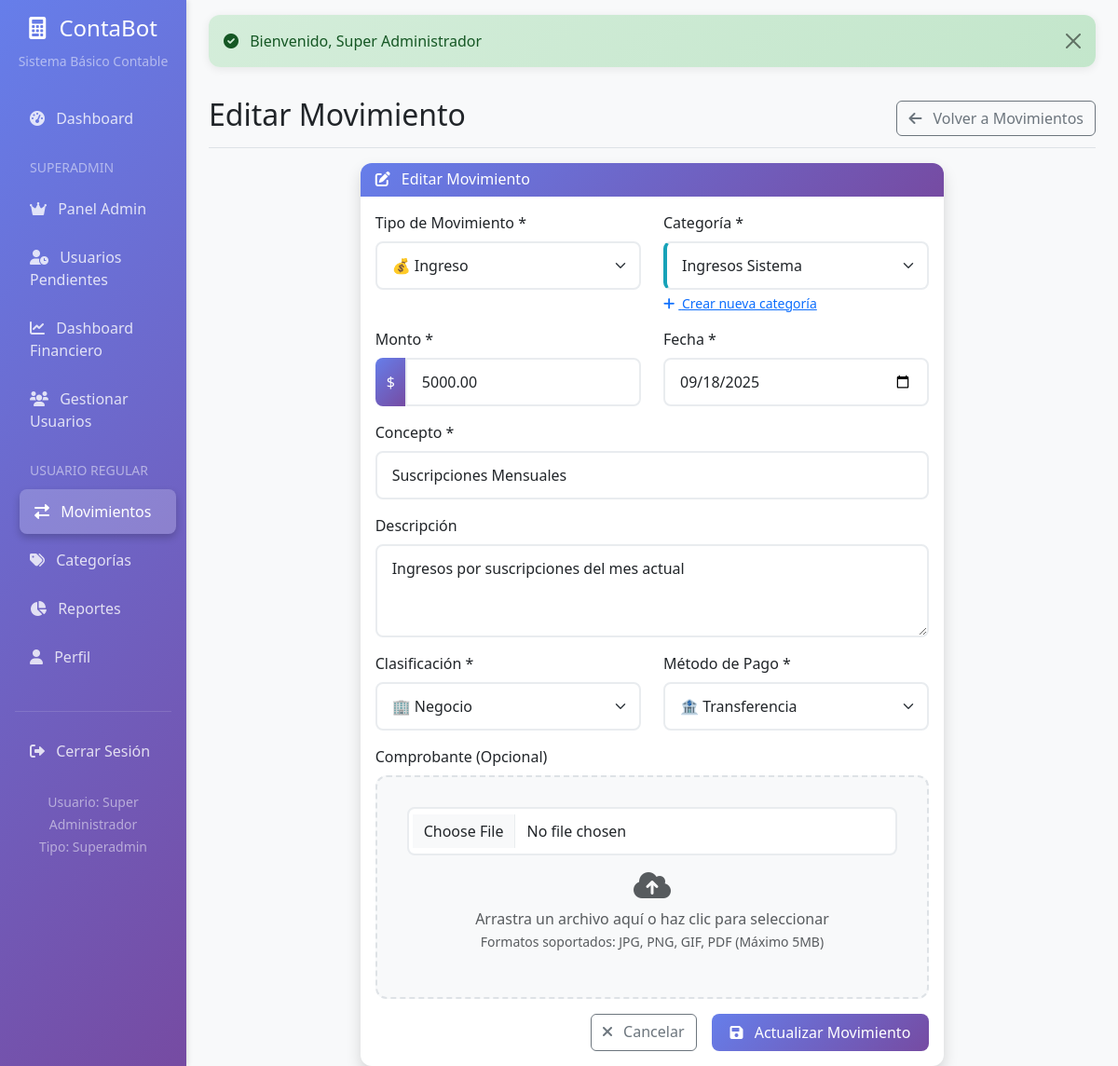
The app's page /movements/edit/1 (signed in) with its own data.
### tables this page shows
CREATE TABLE movements (
    id INT AUTO_INCREMENT PRIMARY KEY,
    user_id INT NOT NULL,
    category_id INT NOT NULL,
    type VARCHAR(10) NOT NULL,  
    amount DECIMAL(10,2) NOT NULL,
    concept VARCHAR(255) NOT NULL,
    description TEXT,
    movement_date DATE NOT NULL,
    classification VARCHAR(20) NOT NULL,  
    payment_method VARCHAR(20) DEFAULT 'cash',  
    receipt_file VARCHAR(255),
    is_billed TINYINT(1) DEFAULT 0,
    created_at DATETIME DEFAULT CURRENT_TIMESTAMP,
    updated_at DATETIME DEFAULT CURRENT_TIMESTAMP ON UPDATE CURRENT_TIMESTAMP,
    FOREIGN KEY (user_id) REFERENCES users(id) ON DELETE CASCADE,
    FOREIGN KEY (category_id) REFERENCES categories(id) ON DELETE RESTRICT
);

CREATE TABLE categories (
    id INT AUTO_INCREMENT PRIMARY KEY,
    user_id INT NOT NULL,
    name VARCHAR(255) NOT NULL,
    description TEXT,
    color VARCHAR(7) DEFAULT '#007bff',
    created_at DATETIME DEFAULT CURRENT_TIMESTAMP,
    FOREIGN KEY (user_id) REFERENCES users(id) ON DELETE CASCADE
);

### controllers/MovementController.php (called while the page is built, shortened)
<?php
require_once 'BaseController.php';
class MovementController extends BaseController {
    private $movementModel;
    private $categoryModel;
    public function __construct() {
        $this->movementModel = new Movement($this->db);
        $this->categoryModel = new Category($this->db);
    }
    public function edit($id = null) {
        $userId = $_SESSION['user_id'];
        $movement = $this->movementModel->getById($id, $userId);
        $categories = $this->categoryModel->getUserCategories($userId);
        $data = [
            'title' => 'Editar Movimiento - ContaBot',
            'movement' => $movement,
            'categories' => $categories,
            'flash' => $this->getFlash()
        ];
        $this->viewWithLayout('movements/edit', $data);
    }
}
?>

### public/index.php (called while the page is built, shortened)
<?php
require_once '../config/config.php';
$url = '';
if (isset($_GET['url'])) {
    $url = $_GET['url'];
} else {
    $requestUri = $_SERVER['REQUEST_URI'] ?? '';
    $url = trim(parse_url($requestUri, PHP_URL_PATH), '/');
}
$url = rtrim($url, '/');
$url = filter_var($url, FILTER_SANITIZE_URL);
$urlParts = $url ? explode('/', $url) : ['dashboard'];
$action = isset($urlParts[1]) ? $urlParts[1] : 'index';
$params = array_slice($urlParts, 2);
$controller = new $controllerClass();
$method = $action;
try {
    call_user_func_array([$controller, $method], $params);
} catch (Exception $e) {
    http_response_code(500);
    echo "500 - Internal Server Error";
    if (ini_get('display_errors')) {
        echo "<br>Error: " . $e->getMessage();
    }
}
?>

### config/config.php (called while the page is built, shortened)
<?php
require_once ROOT_PATH . '/config/database.php';
function autoload($className) {
    $paths = [
        ROOT_PATH . '/models/' . $className . '.php',
        ROOT_PATH . '/controllers/' . $className . '.php'
    ];
    foreach ($paths as $path) {
        if (file_exists($path)) {
            return;
        }
    }
}
?>

### config/database.php (called while the page is built, shortened)
<?php
class Database {
    private $host = 'localhost';
    private $db_name = 'ejercito_contabot';
    private $username = 'ejercito_contabot';
    private $password = 'Danjohn007!';
    private $charset = 'utf8mb4';
    public function getConnection() {
        $this->conn = null;
        try {
            $dsn = "mysql:host=" . $this->host . ";dbname=" . $this->db_name . ";charset=" . $this->charset;
            $this->conn = new PDO($dsn, $this->username, $this->password);
            $this->conn->setAttribute(PDO::ATTR_ERRMODE, PDO::ERRMODE_EXCEPTION);
            $this->conn->setAttribute(PDO::ATTR_DEFAULT_FETCH_MODE, PDO::FETCH_ASSOC);
        } catch(PDOException $exception) {
            echo "Connection error: " . $exception->getMessage();
            return $this->getSQLiteConnection();
        }
        return $this->conn;
    }
    private function canConnectToMySQL() {
        try {
            return true;
        } catch(PDOException $e) {
            return false;
        }
    }
}
?>

### models/Movement.php (called while the page is built, shortened)
<?php
class Movement {
    private $conn;
    public function __construct($db) {
        $this->conn = $db;
    }
    public function getById($id, $userId = null) {
        $query = "SELECT m.*, c.name as category_name, c.color as category_color
                  FROM movements m
                  LEFT JOIN categories c ON m.category_id = c.id
                  WHERE m.id = ?";
        $params = [$id];
        if ($userId) {
            $query .= " AND m.user_id = ?";
            $params[] = $userId;
        }
        $stmt = $this->conn->prepare($query);
        $stmt->execute($params);
        return $stmt->fetch();
    }
}
?>

### models/Category.php (called while the page is built, shortened)
<?php
class Category {
    private $conn;
    public function __construct($db) {
        $this->conn = $db;
    }
    public function getUserCategories($userId) {
        $query = "SELECT * FROM categories WHERE user_id = ? ORDER BY name ASC";
        $stmt = $this->conn->prepare($query);
        $stmt->execute([$userId]);
        return $stmt->fetchAll();
    }
}
?>

### views/movements/edit.php (the view, shortened to what this page needs)
<div class="d-flex justify-content-between flex-wrap flex-md-nowrap align-items-center pt-3 pb-2 mb-3 border-bottom">
    <h1 class="h2">Editar Movimiento</h1>
    <div class="btn-toolbar mb-2 mb-md-0">
        <a href="<?php echo BASE_URL; ?>movements" class="btn btn-outline-secondary">
            <i class="fas fa-arrow-left me-2"></i>
            Volver a Movimientos
        </a>
    </div>
</div>
<div class="row justify-content-center">
    <div class="col-lg-8">
        <div class="card shadow">
            <div class="card-header">
                <h6 class="m-0 font-weight-bold">
                    <i class="fas fa-edit me-2"></i>
                    Editar Movimiento
                </h6>
            </div>
            <div class="card-body">
                <form method="POST" action="<?php echo BASE_URL; ?>movements/edit/<?php echo $movement['id']; ?>"
                      enctype="multipart/form-data" class="needs-validation" novalidate>
                    <div class="row">
                        <div class="col-md-6 mb-3">
                            <label for="type" class="form-label">Tipo de Movimiento *</label>
                            <select class="form-select" id="type" name="type" required>
                                <option value="income" <?php echo $movement['type'] === 'income' ? 'selected' : ''; ?>>💰 Ingreso</option>
                            </select>
                        </div>
                        <div class="col-md-6 mb-3">
                            <label for="category_id" class="form-label">Categoría *</label>
                            <select class="form-select" id="category_id" name="category_id" required>
                                <?php foreach ($categories as $category): ?>
                                <option value="<?php echo $category['id']; ?>"
                                        data-color="<?php echo $category['color']; ?>"
                                        <?php echo $movement['category_id'] == $category['id'] ? 'selected' : ''; ?>>
                                    <?php echo htmlspecialchars($category['name']); ?>
                                </option>
                                <?php endforeach; ?>
                            </select>
                            <div class="form-text">
                                <a href="<?php echo BASE_URL; ?>categories/create" target="_blank">
                                    <i class="fas fa-plus me-1"></i>
                                    Crear nueva categoría
                                </a>
                            </div>
                        </div>
                    </div>
                    <div class="row">
                        <div class="col-md-6 mb-3">
                            <label for="amount" class="form-label">Monto *</label>
                            <div class="input-group">
                                <span class="input-group-text">$</span>
                                <input type="number" class="form-control currency-input" id="amount" name="amount"
                                       step="0.01" min="0.01" placeholder="0.00" required
                                       value="<?php echo $movement['amount']; ?>">
                            </div>
                        </div>
                        <div class="col-md-6 mb-3">
                            <label for="movement_date" class="form-label">Fecha *</label>
                            <input type="date" class="form-control" id="movement_date" name="movement_date"
                                   value="<?php echo $movement['movement_date']; ?>" required>
                        </div>
                    </div>
                    <div class="mb-3">
                        <label for="concept" class="form-label">Concepto *</label>
                        <input type="text" class="form-control" id="concept" name="concept"
                               placeholder="Describe brevemente el movimiento" required maxlength="255"
                               value="<?php echo htmlspecialchars($movement['concept']); ?>">
                    </div>
                    <div class="mb-3">
                        <label for="description" class="form-label">Descripción</label>
                        <textarea class="form-control" id="description" name="description" rows="3"
                                  placeholder="Descripción detallada (opcional)"><?php echo htmlspecialchars($movement['description'] ?? ''); ?></textarea>
                    </div>
                    <div class="row">
                        <div class="col-md-6 mb-3">
                            <label for="classification" class="form-label">Clasificación *</label>
                            <select class="form-select" id="classification" name="classification" required>
                                <option value="business" <?php echo $movement['classification'] === 'business' ? 'selected' : ''; ?>>🏢 Negocio</option>
                            </select>
                        </div>
                        <div class="col-md-6 mb-3">
                            <label for="payment_method" class="form-label">Método de Pago *</label>
                            <select class="form-select" id="payment_method" name="payment_method" required>
                                <option value="transfer" <?php echo $movement['payment_method'] === 'transfer' ? 'selected' : ''; ?>>🏦 Transferencia</option>
                            </select>
                        </div>
                    </div>
                    <div class="mb-3">
                        <label for="receipt_file" class="form-label">
                            <?php echo $movement['receipt_file'] ? 'Cambiar Comprobante (Opcional)' : 'Comprobante (Opcional)'; ?>
                        </label>
                        <div class="file-upload-area">
                            <input type="file" class="form-control" id="receipt_file" name="receipt_file"
                                   accept="image/*,.pdf">
                            <div class="text-center mt-3">
                                <i class="fas fa-cloud-upload-alt fa-2x text-muted mb-2"></i>
                                <p class="text-muted mb-0">
                                    <?php echo $movement['receipt_file'] ?
                                        'Arrastra un archivo aquí para reemplazar el actual' :
                                        'Arrastra un archivo aquí o haz clic para seleccionar'; ?>
                                </p>
                                <small class="text-muted">
                                    Formatos soportados: JPG, PNG, GIF, PDF (Máximo 5MB)
                                </small>
                            </div>
                        </div>
                    </div>
                    <div class="d-grid gap-2 d-md-flex justify-content-md-end">
                        <a href="<?php echo BASE_URL; ?>movements" class="btn btn-outline-secondary me-md-2">
                            <i class="fas fa-times me-2"></i>
                            Cancelar
                        </a>
                        <button type="submit" class="btn btn-primary" data-loading>
                            <i class="fas fa-save me-2"></i>
                            Actualizar Movimiento
                        </button>
                    </div>
                </form>
            </div>
        </div>
    </div>
</div>

### assets/css/app.css (style rules this page uses)
:root { --primary-gradient: linear-gradient(135deg, #667eea 0%, #764ba2 100%); --shadow-light: 0 2px 10px rgba(0,0,0,0.08); --shadow-medium: 0 5px 15px rgba(0,0,0,0.1); --border-radius: 12px; }
body { font-family: 'Segoe UI', Tahoma, Geneva, Verdana, sans-serif; background-color: #f8f9fa; }
.card { border: none; border-radius: var(--border-radius); box-shadow: var(--shadow-light); transition: all 0.3s ease; }
.card-header { background: var(--primary-gradient); color: white; border-radius: var(--border-radius) var(--border-radius) 0 0 !important; border: none; }
.btn-primary { background: var(--primary-gradient); border: none; border-radius: 8px; padding: 8px 20px; font-weight: 500; transition: all 0.3s ease; }
.form-control, .form-select { border-radius: 8px; border: 2px solid #e9ecef; padding: 12px 16px; transition: all 0.3s ease; }
.input-group-text { background: var(--primary-gradient); color: white; border: none; border-radius: 8px 0 0 8px; }
.file-upload-area { border: 2px dashed #dee2e6; border-radius: var(--border-radius); padding: 2rem; text-align: center; transition: all 0.3s ease; background: #f8f9fa; }

### views/layout/main.php (style rules this page uses)
.card { border: none; border-radius: 12px; box-shadow: 0 2px 10px rgba(0,0,0,0.08); }
.card-header { background: linear-gradient(135deg, #667eea 0%, #764ba2 100%); color: white; border-radius: 12px 12px 0 0 !important; }

### records on screen
movements: type "💰 Ingreso", category_id "Ingresos Sistema", amount "5000.00", movement_date "09/18/2025", concept "Suscripciones Mensuales", description "Ingresos por suscripciones del mes actual", classification "🏢 Negocio", payment_method "🏦 Transferencia"

### other values on screen
$_SESSION['user_name'] "Super Administrador"
$_SESSION['user_type'] "Superadmin"
$flash['success'] "Bienvenido, Super Administrador"
